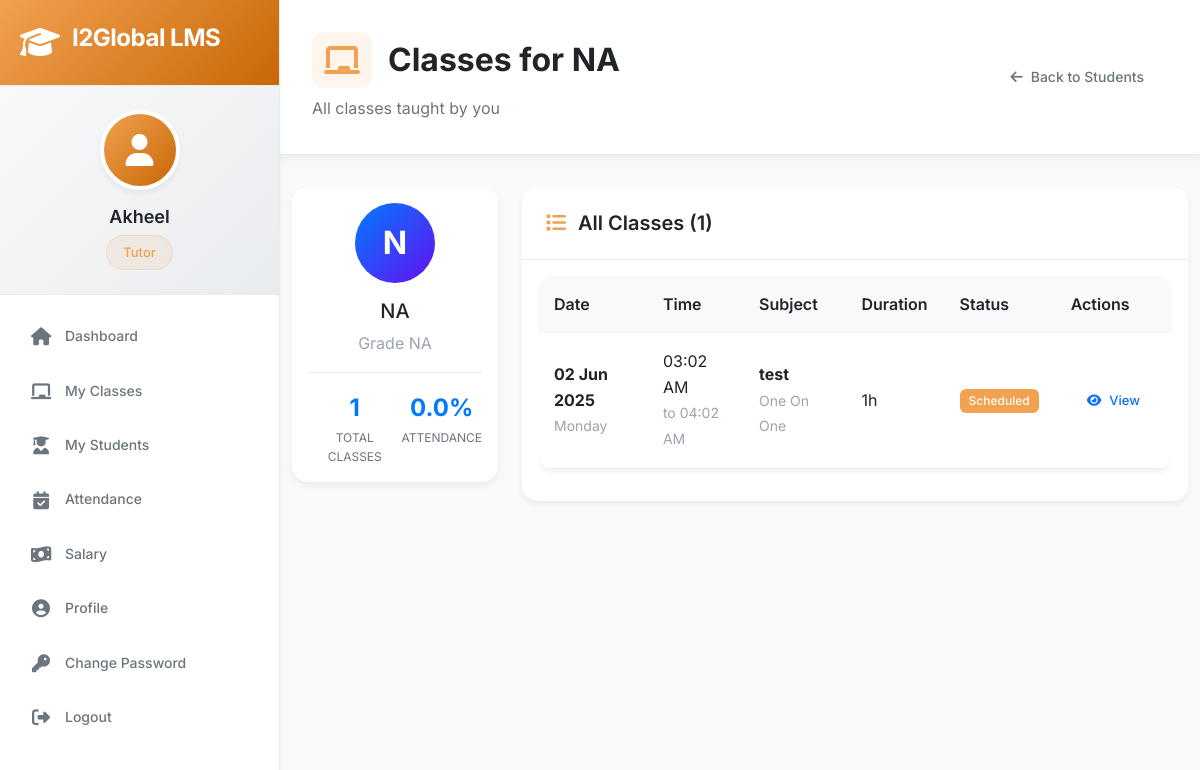
Before: /tutor/student/1/classes (signed in) with the older database file.
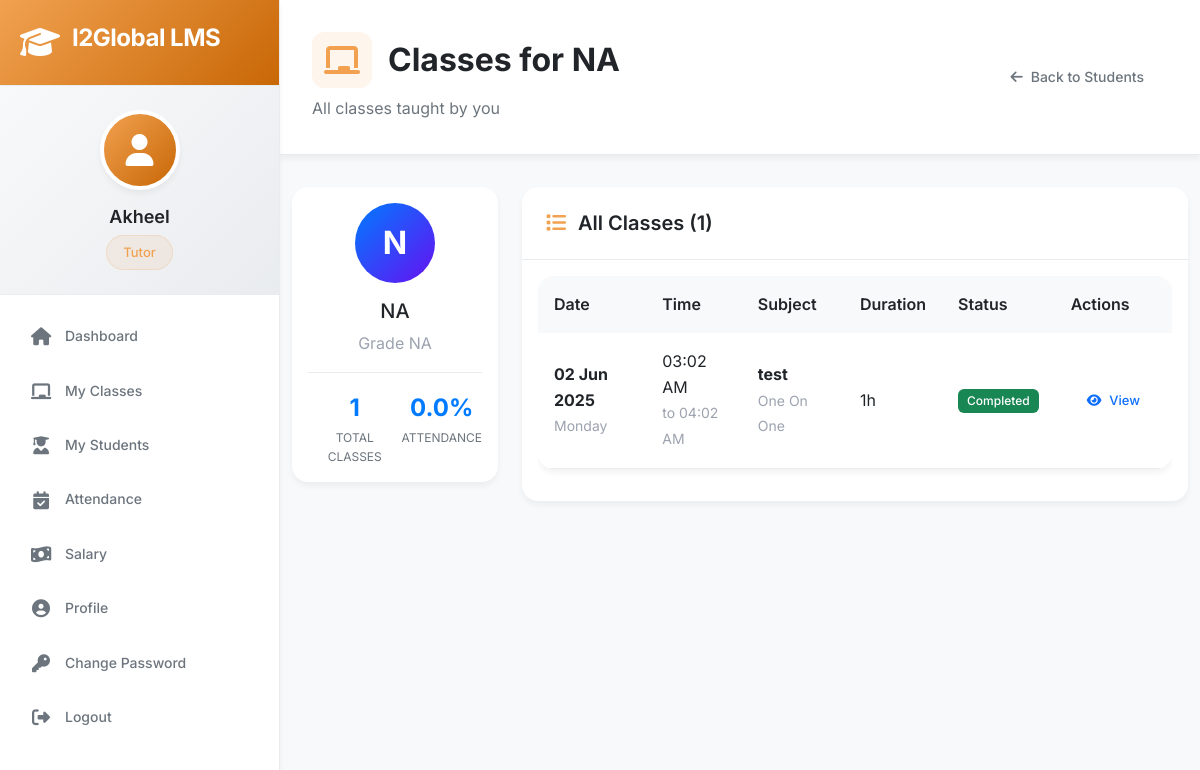
After: the same page with the newer database file.
### app/models/class_model.py (models this page shows, shortened)
class Class(db.Model):
    __tablename__ = 'classes'
    id = db.Column(db.Integer, primary_key=True)
    subject = db.Column(db.String(100), nullable=False)
    class_type = db.Column(db.String(20), nullable=False)  # 'one_on_one', 'group', 'demo'
    grade = db.Column(db.String(10))
    board = db.Column(db.String(50))
    scheduled_date = db.Column(db.Date, nullable=False)
    scheduled_time = db.Column(db.Time, nullable=False)
    duration = db.Column(db.Integer, nullable=False)  # Duration in minutes
    end_time = db.Column(db.Time)  # Calculated field
    tutor_id = db.Column(db.Integer, db.ForeignKey('tutors.id'), nullable=False)
    primary_student_id = db.Column(db.Integer, db.ForeignKey('students.id'))  # For one-on-one
    students = db.Column(db.Text)  # JSON array of student IDs for group classes
    max_students = db.Column(db.Integer, default=1)
    platform = db.Column(db.String(50))  # 'zoom', 'google_meet', 'teams'
    meeting_link = db.Column(db.String(500))
    meeting_id = db.Column(db.String(100))
    meeting_password = db.Column(db.String(50))
    backup_link = db.Column(db.String(500))
    status = db.Column(db.String(20), default='scheduled')  # scheduled, ongoing, completed, cancelled, rescheduled
    completion_status = db.Column(db.String(20))  # completed, incomplete, no_show
    actual_start_time = db.Column(db.DateTime)
    actual_end_time = db.Column(db.DateTime)
    class_notes = db.Column(db.Text)
    topics_covered = db.Column(db.Text)  # JSON array
    homework_assigned = db.Column(db.Text)
    video_link = db.Column(db.String(500))
    materials = db.Column(db.Text)  # JSON array of material links/files
    tutor_feedback = db.Column(db.Text)
    student_feedback = db.Column(db.Text)
    admin_notes = db.Column(db.Text)
    quality_score = db.Column(db.Float)
    created_at = db.Column(db.DateTime, default=datetime.utcnow)
    created_by = db.Column(db.Integer, db.ForeignKey('users.id'))
    updated_at = db.Column(db.DateTime, default=datetime.utcnow, onupdate=datetime.utcnow)
    is_recurring = db.Column(db.Boolean, default=False)
    recurring_pattern = db.Column(db.Text)  # JSON with recurrence details
    parent_class_id = db.Column(db.Integer, db.ForeignKey('classes.id'))
    tutor = db.relationship('Tutor', backref='classes', lazy=True)
    primary_student = db.relationship('Student', backref='primary_classes', lazy=True)
    creator = db.relationship('User', backref='created_classes', lazy=True)
    parent_class = db.relationship('Class', remote_side=[id], backref='recurring_classes')
    def get_students(self):
        if self.class_type == 'one_on_one':
            return [self.primary_student_id] if self.primary_student_id else []
        elif self.students:
            try:
                return json.loads(self.students)
            except:
                return []
        return []
    def is_upcoming(self):
        now = datetime.now()
        class_datetime = datetime.combine(self.scheduled_date, self.scheduled_time)
        return class_datetime > now
    def get_duration_display(self):
        hours = self.duration // 60
        minutes = self.duration % 60
        if hours > 0:
            return f"{hours}h {minutes}m" if minutes > 0 else f"{hours}h"
        return f"{minutes}m"

### app/routes/tutor.py (the view)
@bp.route('/student/<int:student_id>/classes')
@login_required
@tutor_required
def student_classes(student_id):
    tutor = get_current_tutor()
    if not tutor:
        flash('Tutor profile not found.', 'error')
        return redirect(url_for('dashboard.index'))
    student = Student.query.get_or_404(student_id)
    student_classes = []
    all_classes = Class.query.filter_by(tutor_id=tutor.id).order_by(Class.scheduled_date.desc()).all()
    has_access = False
    for cls in all_classes:
        if student.id in cls.get_students():
            student_classes.append(cls)
            has_access = True
    if not has_access:
        flash('You do not have access to view this student.', 'error')
        return redirect(url_for('tutor.my_students'))
    attendance_summary = Attendance.get_attendance_summary(student_id=student.id, tutor_id=tutor.id)
    return render_template('tutor/student_classes.html',
                         student=student,
                         classes=student_classes,
                         attendance_summary=attendance_summary,
                         tutor=tutor)

### app/models/attendance.py (called while the page is built)
    def get_punctuality_score(self):
        score = 100
        if self.tutor_late_minutes > 0:
            score -= min(self.tutor_late_minutes * 2, 50)  # Max 50 point deduction
        if self.student_late_minutes > 0:
            score -= min(self.student_late_minutes * 1, 25)  # Max 25 point deduction
        if self.tutor_early_leave_minutes > 0:
            score -= min(self.tutor_early_leave_minutes * 3, 60)  # Max 60 point deduction
        return max(0, score)

### app/models/user.py (called while the page is built)
@login.user_loader
def load_user(user_id):
    return User.query.get(int(user_id))

    def get_role_display(self):
        role_map = {
            'superadmin': 'Super Admin',
            'admin': 'Admin',
            'coordinator': 'Coordinator',
            'tutor': 'Tutor'
        }
        return role_map.get(self.role, self.role.title())

### app/routes/tutor.py (called while the page is built)
def tutor_required(f):
    @wraps(f)
    def decorated_function(*args, **kwargs):
        if current_user.role != 'tutor':
            flash('Access denied. This page is for tutors only.', 'error')
            return redirect(url_for('dashboard.index'))
        return f(*args, **kwargs)
    return decorated_function

### app/templates/tutor/student_classes.html (shortened to what the changed rows need)
{% extends "base.html" %}
{% block content %}
<div class="page-header">
    <div class="d-flex justify-content-between align-items-center">
        <div>
            <h1 class="page-title">
                <i class="fas fa-chalkboard"></i>
                Classes for {{ student.full_name }}
            </h1>
        </div>
    </div>
</div>
<div class="container-fluid">
    <div class="row">
        <div class="col-lg-9">
            <div class="card">
                <div class="card-body">
                    {% if classes %}
                    <div class="table-responsive">
                        <table class="table table-hover">
                            <thead class="table-light">
                                <tr>
                                    <th>Date</th>
                                    <th>Time</th>
                                    <th>Subject</th>
                                    <th>Duration</th>
                                    <th>Status</th>
                                    <th>Actions</th>
                                </tr>
                            </thead>
                            <tbody>
                                {% for class in classes %}
                                <tr>
                                    <td>
                                        <strong>{{ class.scheduled_date.strftime('%d %b %Y') }}</strong>
                                        <br>
                                        <small class="text-muted">{{ class.scheduled_date.strftime('%A') }}</small>
                                    </td>
                                    <td>
                                        {{ class.scheduled_time.strftime('%I:%M %p') }}
                                        {% if class.end_time %}
                                        <br>
                                        <small class="text-muted">to {{ class.end_time.strftime('%I:%M %p') }}</small>
                                        {% endif %}
                                    </td>
                                    <td>
                                        <strong>{{ class.subject }}</strong>
                                        {% if class.class_type %}
                                        <br>
                                        <small class="text-muted">{{ class.class_type.replace('_', ' ').title() }}</small>
                                        {% endif %}
                                    </td>
                                    <td>{{ class.get_duration_display() }}</td>
                                    <td>
                                        <span class="badge
                                            {% if class.status == 'completed' %}bg-success
                                            {% elif class.status == 'ongoing' %}bg-warning
                                            {% elif class.status == 'scheduled' %}bg-primary
                                            {% elif class.status == 'cancelled' %}bg-danger
                                            {% else %}bg-secondary{% endif %}">
                                            {{ class.status.title() }}
                                        </span>
                                    </td>
                                    <td>
                                        <div class="btn-group btn-group-sm">
                                            <a href="{{ url_for('tutor.class_details', class_id=class.id) }}"
                                               class="btn btn-outline-primary btn-sm">
                                                <i class="fas fa-eye"></i>
                                                View
                                            </a>
                                        </div>
                                    </td>
                                </tr>
                                {% endfor %}
                            </tbody>
                        </table>
                    </div>
                    {% else %}
                    <div class="text-center py-5">
                        <i class="fas fa-chalkboard fa-3x text-muted mb-3"></i>
                        <h5 class="text-muted">No Classes Found</h5>
                        <p class="text-muted">You haven't taught any classes for this student yet.</p>
                    </div>
                    {% endif %}
                </div>
            </div>
        </div>
    </div>
</div>
{% endblock %}

Changed rows visible on the page:
changed Class "03:02 AM": status "Scheduled" → "Completed"
